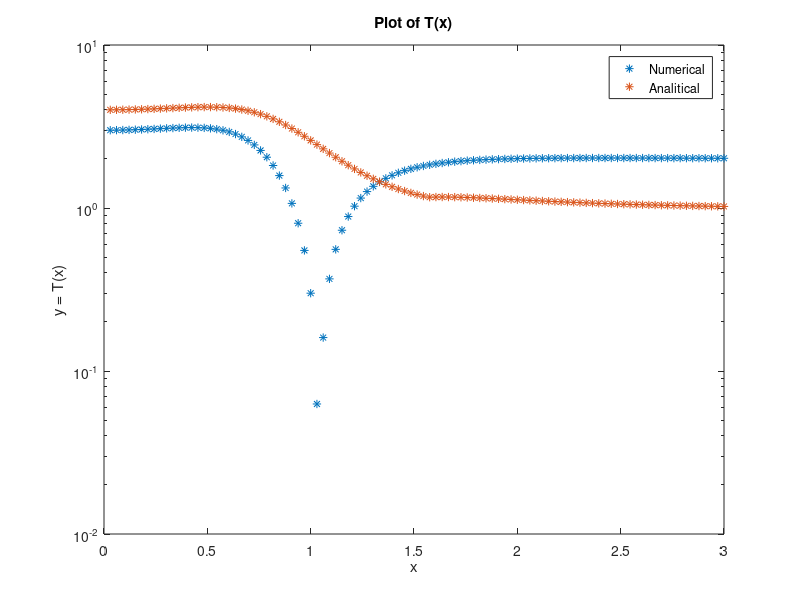

Here is the MATLAB script that generated this plot:
% clear previous experiment results
clc, clearvars, close all

% define domain and function
x = linspace(0,3,100);
y = @(x) cos(x)./x.^3 + x.^2;
% define erronous domain
esim = 1.0e-8;
x_eps = x.*(1+esim);
% calculate true y and epsilon y
ydot = y(x);
yeps = y(x_eps);
% calculate T numerically
numerator = yeps - ydot;
abs_error = abs(numerator ./ ydot);
tx = 1/esim * abs_error;

% calculate T analiticaly (formula calculated in the report)
T1 = -sin(x)./(x.^2);
T2 = -3*cos(x)./(x.^3);
T3 = -cos(x)./(x.^3);
T4 = x.^2;

analitical = (abs(T1) + abs(T2) + abs(T3) + abs(T4))./ydot;
tx_analitical = analitical;

% plot results to validate both methods result in simmilar results
semilogy(x,tx, '*');
hold on 
semilogy(x,tx_analitical, '*');
title("Plot of T(x)"), xlabel("x"), ylabel("y = T(x)"), legend("Numerical", "Analitical")
